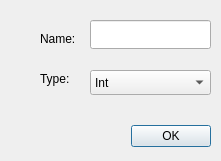
<?xml version="1.0" encoding="UTF-8"?>
<ui version="4.0">
 <class>Dialog</class>
 <widget class="QDialog" name="Dialog">
  <property name="geometry">
   <rect>
    <x>0</x>
    <y>0</y>
    <width>221</width>
    <height>161</height>
   </rect>
  </property>
  <property name="windowTitle">
   <string>What Type</string>
  </property>
  <property name="windowIcon">
   <iconset>
    <normaloff>Images/database.png</normaloff>Images/database.png</iconset>
  </property>
  <widget class="QDialogButtonBox" name="buttonBox">
   <property name="geometry">
    <rect>
     <x>120</x>
     <y>120</y>
     <width>91</width>
     <height>32</height>
    </rect>
   </property>
   <property name="orientation">
    <enum>Qt::Horizontal</enum>
   </property>
   <property name="standardButtons">
    <set>QDialogButtonBox::Ok</set>
   </property>
  </widget>
  <widget class="QLineEdit" name="lineEdit">
   <property name="geometry">
    <rect>
     <x>90</x>
     <y>20</y>
     <width>121</width>
     <height>29</height>
    </rect>
   </property>
  </widget>
  <widget class="QComboBox" name="comboBox">
   <property name="geometry">
    <rect>
     <x>90</x>
     <y>70</y>
     <width>121</width>
     <height>25</height>
    </rect>
   </property>
   <item>
    <property name="text">
     <string>Int</string>
    </property>
   </item>
   <item>
    <property name="text">
     <string>Char</string>
    </property>
   </item>
   <item>
    <property name="text">
     <string>String</string>
    </property>
   </item>
   <item>
    <property name="text">
     <string>Double</string>
    </property>
   </item>
  </widget>
  <widget class="QLabel" name="label">
   <property name="geometry">
    <rect>
     <x>40</x>
     <y>30</y>
     <width>66</width>
     <height>17</height>
    </rect>
   </property>
   <property name="text">
    <string>Name:</string>
   </property>
  </widget>
  <widget class="QLabel" name="label_2">
   <property name="geometry">
    <rect>
     <x>40</x>
     <y>70</y>
     <width>66</width>
     <height>17</height>
    </rect>
   </property>
   <property name="text">
    <string>Type:</string>
   </property>
  </widget>
 </widget>
 <resources/>
 <connections>
  <connection>
   <sender>buttonBox</sender>
   <signal>accepted()</signal>
   <receiver>Dialog</receiver>
   <slot>accept()</slot>
   <hints>
    <hint type="sourcelabel">
     <x>248</x>
     <y>254</y>
    </hint>
    <hint type="destinationlabel">
     <x>157</x>
     <y>274</y>
    </hint>
   </hints>
  </connection>
  <connection>
   <sender>buttonBox</sender>
   <signal>rejected()</signal>
   <receiver>Dialog</receiver>
   <slot>reject()</slot>
   <hints>
    <hint type="sourcelabel">
     <x>316</x>
     <y>260</y>
    </hint>
    <hint type="destinationlabel">
     <x>286</x>
     <y>274</y>
    </hint>
   </hints>
  </connection>
 </connections>
</ui>
